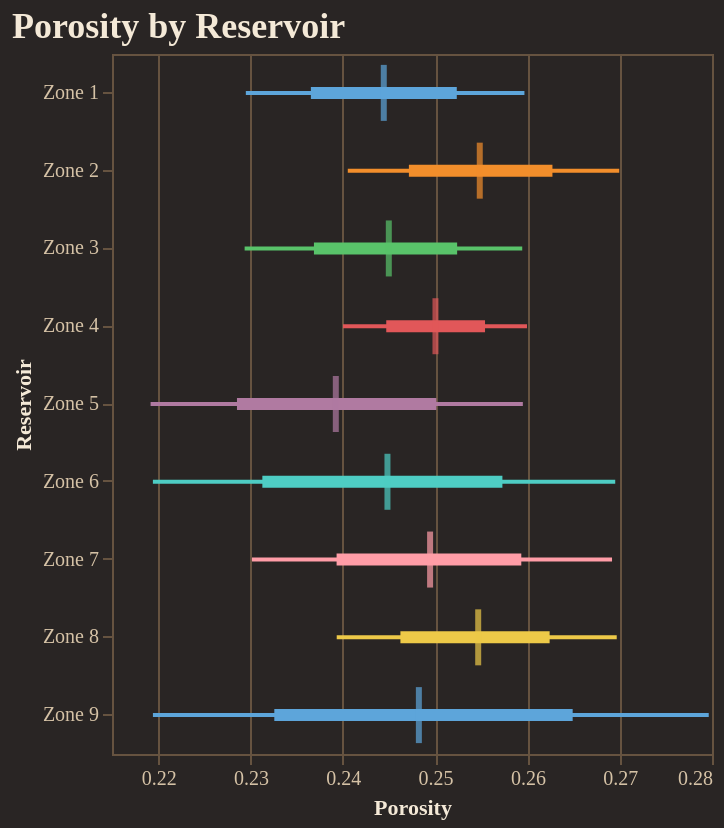

Notebook source saved alongside this figure:
### Code cell
fig = reporter.plotter.forest_plot(
    "Porosity", 
    backend=PLOTTING_BACKEND
)
fig.show()

### Figure 1 — Vega-Lite specification as saved in the notebook (floating-point values rounded to 4 significant figures)
{"config": {"background": "#292524", "view": {"fill": "#292524", "stroke": "#665340"}, "title": {"color": "#f4e9d7", "font": "Merriweather", "fontSize": 18, "fontWeight": 600, "subtitleColor": "#d5c2a6", "anchor": "start"}, "axis": {"domainColor": "#665340", "gridColor": "#665340", "tickColor": "#665340", "labelColor": "#d5c2a6", "titleColor": "#f4e9d7", "labelFont": "Merriweather", "titleFont": "Merriweather"}, "legend": {"titleColor": "#f4e9d7", "labelColor": "#d5c2a6", "labelFont": "Merriweather", "titleFont": "Merriweather", "orient": "top-right", "symbolType": "circle"}, "header": {"labelColor": "#d5c2a6", "titleColor": "#f4e9d7", "labelFont": "Merriweather", "titleFont": "Merriweather"}, "mark": {"color": "#c78d3b"}, "line": {"color": "#c78d3b"}, "bar": {"color": "#c78d3b"}, "point": {"color": "#ddb06d"}, "area": {"color": "#c78d3b", "opacity": 0.35}, "text": {"color": "#f4e9d7", "font": "Merriweather"}, "range": {"category": ["#5DA5DA", "#F28E2B", "#59C36A", "#E15759", "#B07AA1", "#4ECDC4", "#FF9DA7", "#EDC948"]}}, "layer": [{"mark": {"type": "rule", "strokeWidth": 2}, "encoding": {"color": {"field": "group", "legend": null, "type": "nominal"}, "x": {"field": "p10", "scale": {"zero": false}, "title": "Porosity", "type": "quantitative"}, "x2": {"field": "p90"}, "y": {"field": "group", "sort": ["Zone 1", "Zone 2", "Zone 3", "Zone 4", "Zone 5", "Zone 6", "Zone 7", "Zone 8", "Zone 9"], "title": "Reservoir", "type": "nominal"}}}, {"mark": {"type": "rule", "strokeWidth": 6}, "encoding": {"color": {"field": "group", "legend": null, "type": "nominal"}, "x": {"field": "p25", "scale": {"zero": false}, "title": "Porosity", "type": "quantitative"}, "x2": {"field": "p75"}, "y": {"field": "group", "sort": ["Zone 1", "Zone 2", "Zone 3", "Zone 4", "Zone 5", "Zone 6", "Zone 7", "Zone 8", "Zone 9"], "title": "Reservoir", "type": "nominal"}}}, {"mark": {"type": "tick", "color": "black", "size": 28, "thickness": 3}, "encoding": {"color": {"field": "group", "legend": null, "type": "nominal"}, "tooltip": [{"field": "group", "title": "Group", "type": "nominal"}, {"field": "p10", "title": "P10", "type": "quantitative"}, {"field": "p25", "title": "P25", "type": "quantitative"}, {"field": "median", "title": "Median", "type": "quantitative"}, {"field": "p75", "title": "P75", "type": "quantitative"}, {"field": "p90", "title": "P90", "type": "quantitative"}], "x": {"field": "median", "scale": {"zero": false}, "title": "Porosity", "type": "quantitative"}, "y": {"field": "group", "sort": ["Zone 1", "Zone 2", "Zone 3", "Zone 4", "Zone 5", "Zone 6", "Zone 7", "Zone 8", "Zone 9"], "title": "Reservoir", "type": "nominal"}}}], "data": {"name": "data-f502cdc1a637e4d61c94c862da0aedc3"}, "height": 350, "title": "Porosity by Reservoir", "width": "container", "$schema": "https://vega.github.io/schema/vega-lite/v5.20.1.json", "datasets": {"data-f502cdc1a637e4d61c94c862da0aedc3": [{"group": "Zone 1", "p10": 0.2295, "p25": 0.2365, "median": 0.2444, "p75": 0.2524, "p90": 0.2597}, {"group": "Zone 2", "p10": 0.2405, "p25": 0.2472, "median": 0.2548, "p75": 0.2627, "p90": 0.27}, {"group": "Zone 3", "p10": 0.2294, "p25": 0.2369, "median": 0.245, "p75": 0.2524, "p90": 0.2594}, {"group": "Zone 4", "p10": 0.24, "p25": 0.2447, "median": 0.25, "p75": 0.2554, "p90": 0.26}, {"group": "Zone 5", "p10": 0.2192, "p25": 0.2285, "median": 0.2392, "p75": 0.2501, "p90": 0.2595}, {"group": "Zone 6", "p10": 0.2194, "p25": 0.2313, "median": 0.2448, "p75": 0.2573, "p90": 0.2695}, {"group": "Zone 7", "p10": 0.2302, "p25": 0.2393, "median": 0.2495, "p75": 0.2593, "p90": 0.2692}, {"group": "Zone 8", "p10": 0.2393, "p25": 0.2462, "median": 0.2547, "p75": 0.2624, "p90": 0.2697}, {"group": "Zone 9", "p10": 0.2194, "p25": 0.2326, "median": 0.2482, "p75": 0.2649, "p90": 0.2796}]}}
